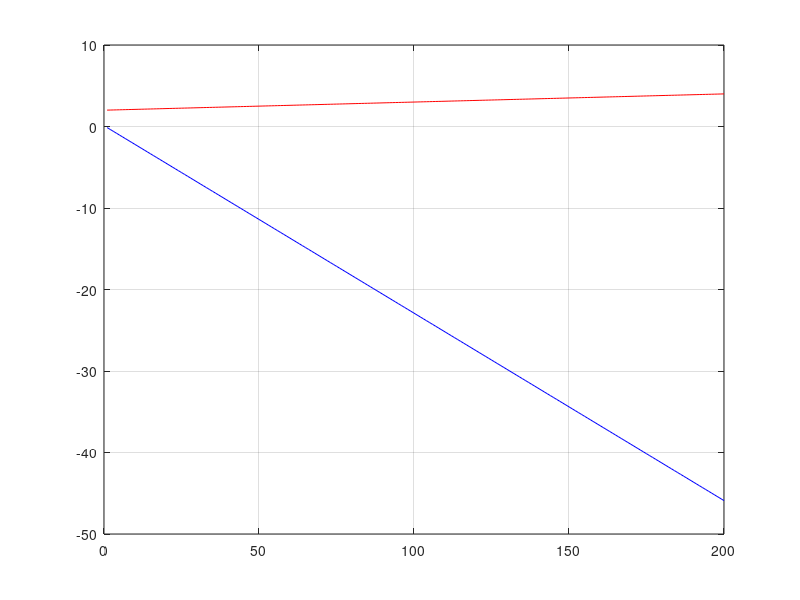

MATLAB code for this plot:
% YUSUF EGEMEN CICEK

x=2; y=0.1; h=0.1; t=0; n=0;

f1t=y;
f2t=-x+(1-x^2)*y;

while t<20
    fx=x+f1t*(0.1);
    fy=y+f2t*(0.1);
    x=fx;
    y=fy;
    t=t+h;
    
    n=n+1;
    dizix(n)=x;
    diziy(n)=y;
end

plot(dizix,'r')
hold on
plot(diziy,'b')
grid